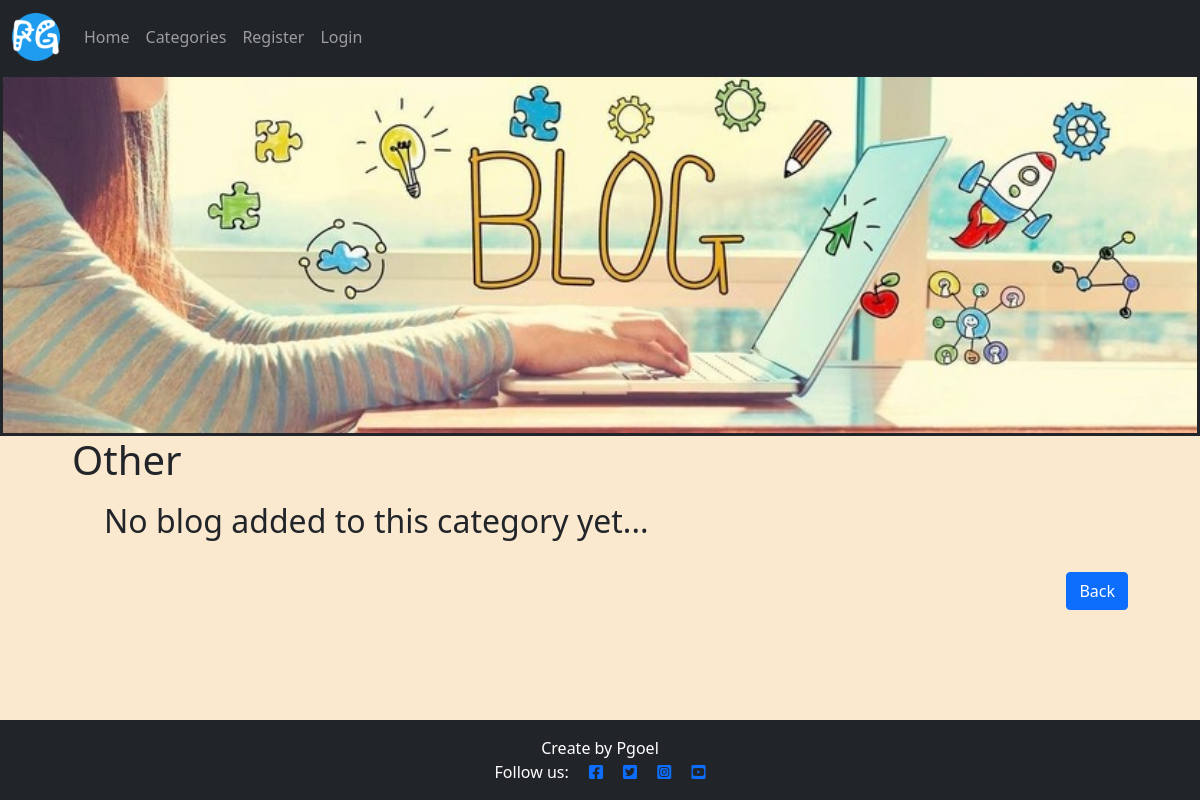
The app's page /category/Other/, older data.
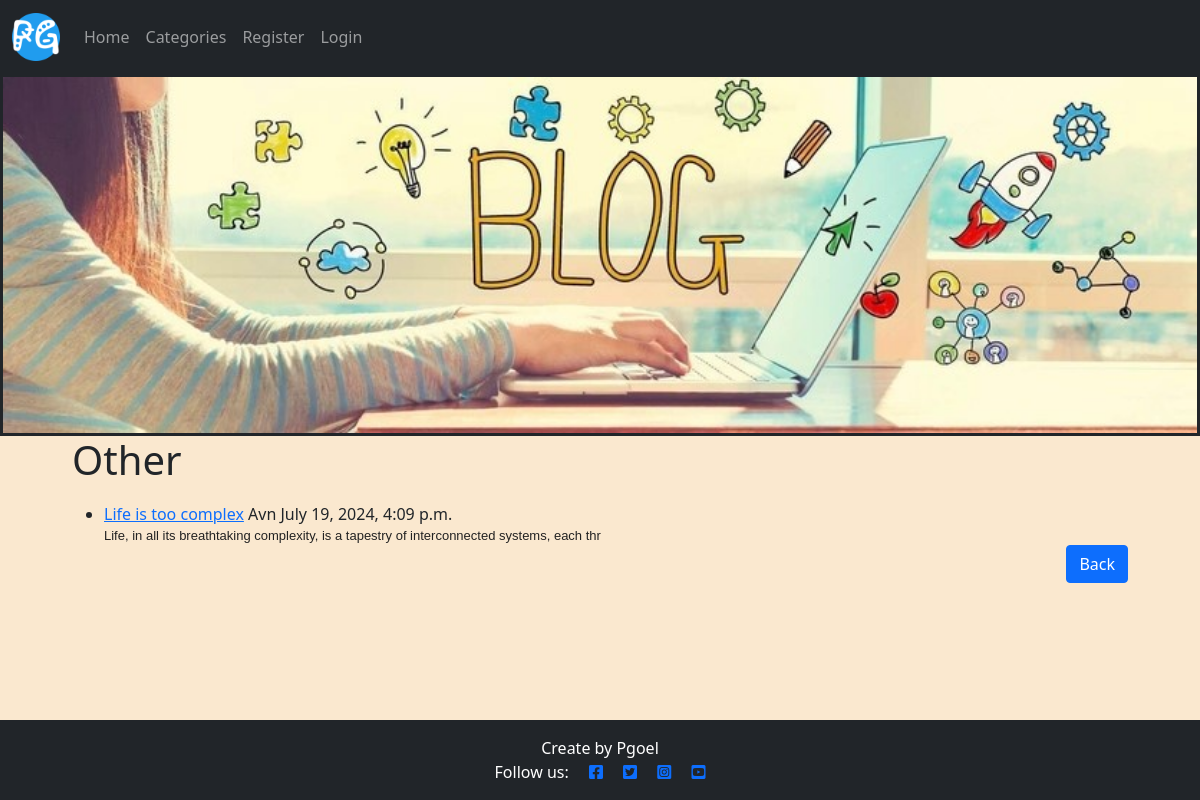
The same page, newer data.
### blogapp/models.py (models this page shows, shortened)
class Post(models.Model):
    title = models.CharField(max_length=255, unique= False)
    slug = models.SlugField(max_length=200)
    author = models.ForeignKey(get_user_model(), on_delete=models.CASCADE, related_name="blog_posts")
    date_posted = models.DateTimeField(auto_now_add=True)
    category = models.CharField(max_length=255, default='coding')
    content = models.TextField()
    likes = models.ManyToManyField(User,related_name = 'blogpost_like', blank= True)
    update_date = models.DateTimeField(default=timezone.now)
    snippet = models.CharField(max_length=255)
    blog_image = models.ImageField(null=True, blank=True, upload_to="images/" )
    class Meta:
        ordering = ['-date_posted']

### blogapp/views.py (the view)
# urls.py: path('category/<str:cats>/',CategoryView, name='category'),
def CategoryView(request, cats):
    Category_posts = Post.objects.filter(category=cats.replace('_',' '))
    return render(request,'categories.html', {'cats':cats.title().replace('_',' '), 'category_posts':Category_posts} )

### templates/categories.html (shortened to what this page needs)
{% extends "base.html" %}
{% block content %}
<h1>{{ cats }}</h1>
<ul>
{% if category_posts %}
    {% for post in category_posts %}
    <li>
        <a href="{% url 'post_detail' post.pk %}">{{ post.title}}</a>
            {{ post.author }} {{ post.date_posted }}
        {{ post.content | slice:":200" | safe }}
    </li>
    {% endfor %}
    <a href="{% url 'category' %}" class="btn btn-primary float-end">Back</a>
    <br><br><br><br><br><br>
{% else %}
    <h2>No blog added to this category yet... </h2><br>
    <a href="{% url 'category' %}" class="btn btn-primary float-end">Back</a><br><br><br><br><br>
{% endif %}
</ul>
{%endblock%}

### templates/base.html (shortened to what this page needs)
{% load static %}
<!DOCTYPE html>
<html class="h-100">
  <head>
    <link rel="stylesheet" href="https://cdnjs.cloudflare.com/ajax/libs/font-awesome/5.15.3/css/all.min.css">
    <link href="https://cdn.jsdelivr.net/npm/bootstrap@5.0.1/dist/css/bootstrap.min.css" rel="stylesheet"
>
    <link href="https://cdn.jsdelivr.net/npm/summernote@0.8.18/dist/summernote.min.css" rel="stylesheet">
    <link rel="stylesheet" href="{% static 'css/style.css' %}">
  </head>
  <body>
    <nav class="navbar navbar-expand-lg navbar-dark bg-dark">
      <div class="container-fluid">
        <a class="navbar-brand" href="{% url 'home' %}"><img src="{% static 'images/favicon.ico' %}"></a>
        <div class="collapse navbar-collapse" id="navbarText">
          <ul class="navbar-nav mr-auto">
            <a class="nav-link" aria-current="page" href="{% url 'home' %}">Home</a>
            <li class="nav-item">
              <a class="nav-link" href="{% url 'category' %}">Categories</a>
            </li>
            {% if user.is_authenticated %}
            <li class="nav-item">
              <a class="nav-link" href="{% url 'add_post' %}">Add Blog</a>
            </li>
            {% else %}
            <li class="nav-item">
              <a class="nav-link" href="{% url 'register' %}">Register</a>
            </li>
            <li class="nav-item">
              <a class="nav-link" href="{% url 'login' %}">Login</a>
            </li>
            {% endif %}
          </ul>
        </div>
      </div>
    </nav>
    <div class="d-flex align-items-center justify-content-center border-dark border border-3">
      <img src="{% static 'images/blog1.jpg' %}" width="100%" height="50%" alt="blog image">
    </div>
    <div class="container">
      {% block content %}
      {% endblock %}
    </div>
    <footer class="footer mt-auto py-3 bg-dark">
      <p class="m-0 text-center text-white">Create by Pgoel</p>
      <p class="m-0 text-center text-white">Follow us:
        <a href="https://www.facebook.com/" class="facebook" target="_blank"> <i class="fab fa-facebook-square ms-3"></i></a>
        <a href="https://twitter.com/" class="twitter" target="_blank"><i class="fab fa-twitter-square ms-3"></i></a>
        <a href="https://www.instagram.com/" class="instagram" target="_blank"><i class="fab fa-instagram-square ms-3"></i></a>
        <a href="https://www.youtube.com/" class="youtube" target="_blank"><i class="fab fa-youtube-square ms-3"></i></a>
      </p>
    </footer>
  </body>
</html>

### static/css/style.css (style rules this page uses)
body { background-color: rgb(250, 232, 207); }
.footer { position: fixed; left: 0; bottom: 0; width: 100%; text-align: center; color: rgb(0, 0, 0); }
.container { display: grid; gap: 10px; width: 90vw; }

Row changes from the older to the newer data that the page shows:
added Post: category "Other", title "Life is too complex", author "Avn", date_posted "July 19, 2024, 4:09 p.m.", content "Life, in all its breathtaking complexity, is a tapestry of interconnected systems, each thr"
Text that changed along with them:
{{ cats }}: "Other" → (not shown)
text no longer shown: "No blog added to this category yet..."
